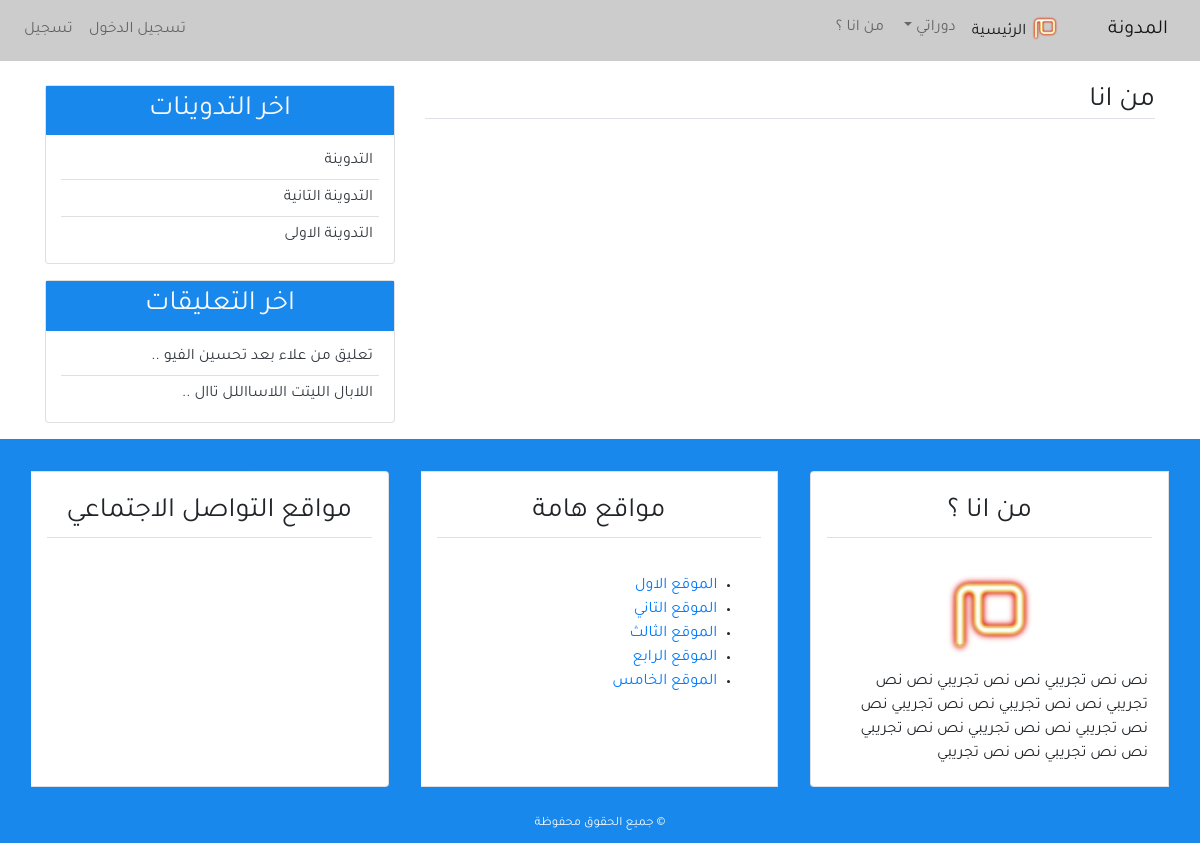
Page /about/ on the earlier database version.
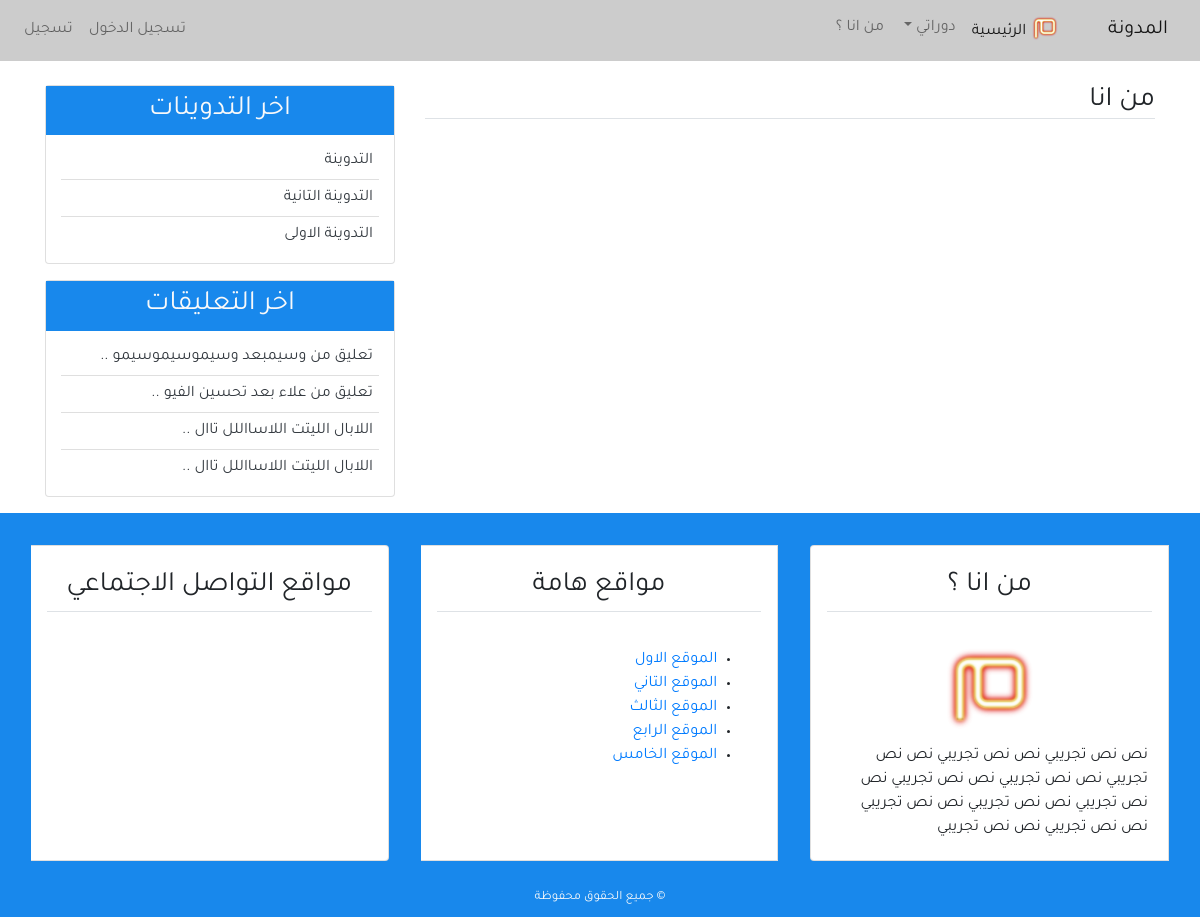
Same page on the later database version.
### blog/models.py (models this page shows, shortened)
class Post(models.Model):
    title = models.CharField(max_length=100, blank=True, null=True)
    content = models.TextField()
    post_date = models.DateTimeField(default=timezone.now )
    post_update = models.DateTimeField(auto_now = True)
    author = models.ForeignKey(User, on_delete=models.CASCADE)
    class Meta :
        ordering = ('-post_date',)

class Comment(models.Model):
    name = models.CharField(max_length=50, verbose_name ='الاسم ' )
    email = models.EmailField(verbose_name ='البريد الالكتروني')
    body = models.TextField(verbose_name =' التعليق ')
    comment_date = models.DateTimeField(auto_now_add=True)
    active = models.BooleanField(default=False)
    post = models.ForeignKey(Post, related_name='comments', on_delete=models.CASCADE)
    class Meta :
        ordering = ('-comment_date',)

### blog/views.py (the view)
# urls.py: path('about/', views.about, name='about'),
def about(request) :
    return render(request,'blog/about.html', {'title' : 'من انا'})

### blog/templatetags/post_tag.py (called while the page is built)
@register.inclusion_tag('blog/latest_posts.html')  #decorator
def latest_posts() : #simple python function
    context ={
        'l_posts' :Post.objects.all()[0:5]
    }
    return context

@register.inclusion_tag('blog/latest_comments.html')  #decorator
def latest_comments() : #simple python function
    context ={
        'l_comments' : Comment.objects.filter(active = True)[:5],
    }
    return context

### blog/templates/blog/about.html
{% extends 'blog/base.html' %}
{% block content %}
<h3 class="border-bottom"> من انا  </h3>
{% endblock content %}

### blog/templates/blog/latest_posts.html
<ul class="list-group-flush latest-post">
    {% for post  in l_posts  %}
      <li class="list-group-item latest-post-item" >
           <a class="text-dark" href="{% url 'detail' post.pk  %}"> {{post.title}} </a>
      </li>
    {% endfor %}
</ul>

### blog/templates/blog/latest_comments.html
<ul class="list-group-flush latest-comment">
    {% for comment  in l_comments  %}
      <li class="list-group-item latest-comment-item" >
           <a class="text-dark" href="{% url 'detail' comment.post.pk  %}">
            {% if comment.body|length > 25 %}
            {{comment.body|slice:'30'}} ..
            {% else %}
            {{comment.body}}
            {% endif %}
          </a>
      </li>
      {% empty %}
      <li class="list-group-item latest-comment-item" >  لا يوجد تعليقات </li>
    {% endfor %}
</ul>

Differences in the rows shown:
added Comment: body "تعليق من وسيمبعد وسيموسيموسيمو"
now on this page (row edited): Comment: body "اللابال الليتت اللاسااللل تاال"
